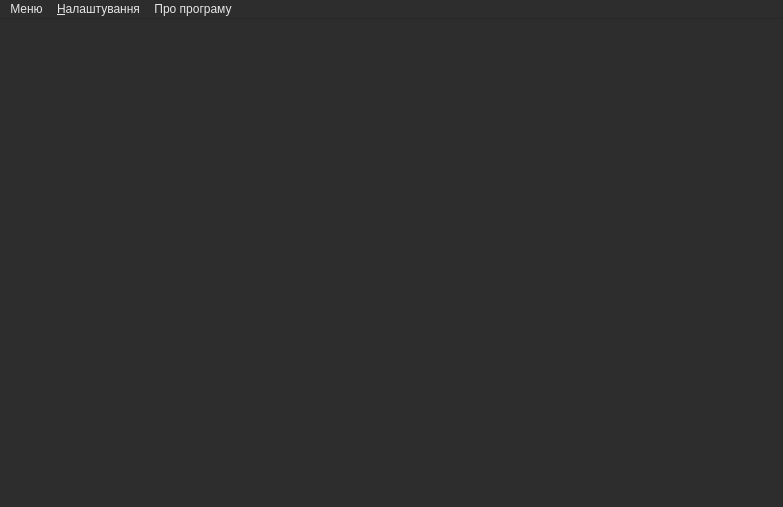
<?xml version="1.0" encoding="UTF-8"?>
<ui version="4.0">
 <class>MainWindow</class>
 <widget class="QMainWindow" name="MainWindow">
  <property name="geometry">
   <rect>
    <x>0</x>
    <y>0</y>
    <width>783</width>
    <height>507</height>
   </rect>
  </property>
  <property name="palette">
   <palette>
    <active>
     <colorrole role="WindowText">
      <brush brushstyle="SolidPattern">
       <color alpha="255">
        <red>235</red>
        <green>235</green>
        <blue>235</blue>
       </color>
      </brush>
     </colorrole>
     <colorrole role="Button">
      <brush brushstyle="SolidPattern">
       <color alpha="255">
        <red>35</red>
        <green>35</green>
        <blue>35</blue>
       </color>
      </brush>
     </colorrole>
     <colorrole role="Dark">
      <brush brushstyle="SolidPattern">
       <color alpha="255">
        <red>35</red>
        <green>35</green>
        <blue>35</blue>
       </color>
      </brush>
     </colorrole>
     <colorrole role="Text">
      <brush brushstyle="SolidPattern">
       <color alpha="255">
        <red>231</red>
        <green>231</green>
        <blue>231</blue>
       </color>
      </brush>
     </colorrole>
     <colorrole role="ButtonText">
      <brush brushstyle="SolidPattern">
       <color alpha="255">
        <red>231</red>
        <green>231</green>
        <blue>231</blue>
       </color>
      </brush>
     </colorrole>
     <colorrole role="Base">
      <brush brushstyle="SolidPattern">
       <color alpha="255">
        <red>54</red>
        <green>54</green>
        <blue>54</blue>
       </color>
      </brush>
     </colorrole>
     <colorrole role="Window">
      <brush brushstyle="SolidPattern">
       <color alpha="255">
        <red>45</red>
        <green>45</green>
        <blue>45</blue>
       </color>
      </brush>
     </colorrole>
     <colorrole role="Shadow">
      <brush brushstyle="SolidPattern">
       <color alpha="255">
        <red>116</red>
        <green>114</green>
        <blue>112</blue>
       </color>
      </brush>
     </colorrole>
     <colorrole role="Highlight">
      <brush brushstyle="SolidPattern">
       <color alpha="70">
        <red>253</red>
        <green>253</green>
        <blue>253</blue>
       </color>
      </brush>
     </colorrole>
     <colorrole role="AlternateBase">
      <brush brushstyle="SolidPattern">
       <color alpha="255">
        <red>79</red>
        <green>79</green>
        <blue>79</blue>
       </color>
      </brush>
     </colorrole>
     <colorrole role="NoRole">
      <brush brushstyle="SolidPattern">
       <color alpha="255">
        <red>221</red>
        <green>221</green>
        <blue>221</blue>
       </color>
      </brush>
     </colorrole>
     <colorrole role="ToolTipBase">
      <brush brushstyle="SolidPattern">
       <color alpha="70">
        <red>254</red>
        <green>254</green>
        <blue>254</blue>
       </color>
      </brush>
     </colorrole>
     <colorrole role="ToolTipText">
      <brush brushstyle="SolidPattern">
       <color alpha="255">
        <red>229</red>
        <green>229</green>
        <blue>229</blue>
       </color>
      </brush>
     </colorrole>
    </active>
    <inactive>
     <colorrole role="WindowText">
      <brush brushstyle="SolidPattern">
       <color alpha="255">
        <red>235</red>
        <green>235</green>
        <blue>235</blue>
       </color>
      </brush>
     </colorrole>
     <colorrole role="Button">
      <brush brushstyle="SolidPattern">
       <color alpha="255">
        <red>35</red>
        <green>35</green>
        <blue>35</blue>
       </color>
      </brush>
     </colorrole>
     <colorrole role="Dark">
      <brush brushstyle="SolidPattern">
       <color alpha="255">
        <red>35</red>
        <green>35</green>
        <blue>35</blue>
       </color>
      </brush>
     </colorrole>
     <colorrole role="Text">
      <brush brushstyle="SolidPattern">
       <color alpha="255">
        <red>231</red>
        <green>231</green>
        <blue>231</blue>
       </color>
      </brush>
     </colorrole>
     <colorrole role="ButtonText">
      <brush brushstyle="SolidPattern">
       <color alpha="255">
        <red>231</red>
        <green>231</green>
        <blue>231</blue>
       </color>
      </brush>
     </colorrole>
     <colorrole role="Base">
      <brush brushstyle="SolidPattern">
       <color alpha="255">
        <red>54</red>
        <green>54</green>
        <blue>54</blue>
       </color>
      </brush>
     </colorrole>
     <colorrole role="Window">
      <brush brushstyle="SolidPattern">
       <color alpha="255">
        <red>45</red>
        <green>45</green>
        <blue>45</blue>
       </color>
      </brush>
     </colorrole>
     <colorrole role="Shadow">
      <brush brushstyle="SolidPattern">
       <color alpha="255">
        <red>116</red>
        <green>114</green>
        <blue>112</blue>
       </color>
      </brush>
     </colorrole>
     <colorrole role="Highlight">
      <brush brushstyle="SolidPattern">
       <color alpha="70">
        <red>253</red>
        <green>253</green>
        <blue>253</blue>
       </color>
      </brush>
     </colorrole>
     <colorrole role="AlternateBase">
      <brush brushstyle="SolidPattern">
       <color alpha="255">
        <red>79</red>
        <green>79</green>
        <blue>79</blue>
       </color>
      </brush>
     </colorrole>
     <colorrole role="NoRole">
      <brush brushstyle="SolidPattern">
       <color alpha="255">
        <red>221</red>
        <green>221</green>
        <blue>221</blue>
       </color>
      </brush>
     </colorrole>
     <colorrole role="ToolTipBase">
      <brush brushstyle="SolidPattern">
       <color alpha="70">
        <red>254</red>
        <green>254</green>
        <blue>254</blue>
       </color>
      </brush>
     </colorrole>
     <colorrole role="ToolTipText">
      <brush brushstyle="SolidPattern">
       <color alpha="255">
        <red>229</red>
        <green>229</green>
        <blue>229</blue>
       </color>
      </brush>
     </colorrole>
    </inactive>
    <disabled>
     <colorrole role="WindowText">
      <brush brushstyle="SolidPattern">
       <color alpha="255">
        <red>35</red>
        <green>35</green>
        <blue>35</blue>
       </color>
      </brush>
     </colorrole>
     <colorrole role="Button">
      <brush brushstyle="SolidPattern">
       <color alpha="255">
        <red>35</red>
        <green>35</green>
        <blue>35</blue>
       </color>
      </brush>
     </colorrole>
     <colorrole role="Dark">
      <brush brushstyle="SolidPattern">
       <color alpha="255">
        <red>35</red>
        <green>35</green>
        <blue>35</blue>
       </color>
      </brush>
     </colorrole>
     <colorrole role="Text">
      <brush brushstyle="SolidPattern">
       <color alpha="255">
        <red>35</red>
        <green>35</green>
        <blue>35</blue>
       </color>
      </brush>
     </colorrole>
     <colorrole role="ButtonText">
      <brush brushstyle="SolidPattern">
       <color alpha="255">
        <red>35</red>
        <green>35</green>
        <blue>35</blue>
       </color>
      </brush>
     </colorrole>
     <colorrole role="Base">
      <brush brushstyle="SolidPattern">
       <color alpha="255">
        <red>45</red>
        <green>45</green>
        <blue>45</blue>
       </color>
      </brush>
     </colorrole>
     <colorrole role="Window">
      <brush brushstyle="SolidPattern">
       <color alpha="255">
        <red>45</red>
        <green>45</green>
        <blue>45</blue>
       </color>
      </brush>
     </colorrole>
     <colorrole role="Shadow">
      <brush brushstyle="SolidPattern">
       <color alpha="255">
        <red>116</red>
        <green>114</green>
        <blue>112</blue>
       </color>
      </brush>
     </colorrole>
     <colorrole role="Highlight">
      <brush brushstyle="SolidPattern">
       <color alpha="70">
        <red>255</red>
        <green>255</green>
        <blue>255</blue>
       </color>
      </brush>
     </colorrole>
     <colorrole role="AlternateBase">
      <brush brushstyle="SolidPattern">
       <color alpha="255">
        <red>79</red>
        <green>79</green>
        <blue>79</blue>
       </color>
      </brush>
     </colorrole>
     <colorrole role="NoRole">
      <brush brushstyle="SolidPattern">
       <color alpha="255">
        <red>221</red>
        <green>221</green>
        <blue>221</blue>
       </color>
      </brush>
     </colorrole>
     <colorrole role="ToolTipBase">
      <brush brushstyle="SolidPattern">
       <color alpha="70">
        <red>254</red>
        <green>254</green>
        <blue>254</blue>
       </color>
      </brush>
     </colorrole>
     <colorrole role="ToolTipText">
      <brush brushstyle="SolidPattern">
       <color alpha="255">
        <red>229</red>
        <green>229</green>
        <blue>229</blue>
       </color>
      </brush>
     </colorrole>
    </disabled>
   </palette>
  </property>
  <property name="windowTitle">
   <string>English Learner</string>
  </property>
  <property name="windowIcon">
   <iconset resource="../Sourse/sourse.qrc">
    <normaloff>:/new/img/icon</normaloff>:/new/img/icon</iconset>
  </property>
  <widget class="QWidget" name="centralWidget"/>
  <widget class="QMenuBar" name="menuBar">
   <property name="geometry">
    <rect>
     <x>0</x>
     <y>0</y>
     <width>783</width>
     <height>20</height>
    </rect>
   </property>
   <widget class="QMenu" name="menuMain">
    <property name="title">
     <string>Меню</string>
    </property>
    <addaction name="action_Exit"/>
   </widget>
   <widget class="QMenu" name="menu_Settings">
    <property name="title">
     <string>&amp;Налаштування</string>
    </property>
    <addaction name="actionBrowse_cards"/>
   </widget>
   <widget class="QMenu" name="menu_About">
    <property name="title">
     <string>Про програму</string>
    </property>
    <addaction name="action_Help"/>
    <addaction name="action_Program"/>
   </widget>
   <addaction name="menuMain"/>
   <addaction name="menu_Settings"/>
   <addaction name="menu_About"/>
  </widget>
  <widget class="QStatusBar" name="statusBar">
   <property name="sizeGripEnabled">
    <bool>false</bool>
   </property>
  </widget>
  <action name="actionBrowse_cards">
   <property name="text">
    <string>Перегляд слів</string>
   </property>
  </action>
  <action name="action_Exit">
   <property name="text">
    <string>&amp;Вихід</string>
   </property>
  </action>
  <action name="action_Help">
   <property name="text">
    <string>&amp;Допомога</string>
   </property>
  </action>
  <action name="action_Program">
   <property name="text">
    <string>&amp;Програма</string>
   </property>
  </action>
 </widget>
 <layoutdefault spacing="6" margin="11"/>
 <resources>
  <include location="../Sourse/sourse.qrc"/>
 </resources>
 <connections>
  <connection>
   <sender>action_Exit</sender>
   <signal>triggered()</signal>
   <receiver>MainWindow</receiver>
   <slot>close()</slot>
   <hints>
    <hint type="sourcelabel">
     <x>-1</x>
     <y>-1</y>
    </hint>
    <hint type="destinationlabel">
     <x>391</x>
     <y>253</y>
    </hint>
   </hints>
  </connection>
 </connections>
</ui>
